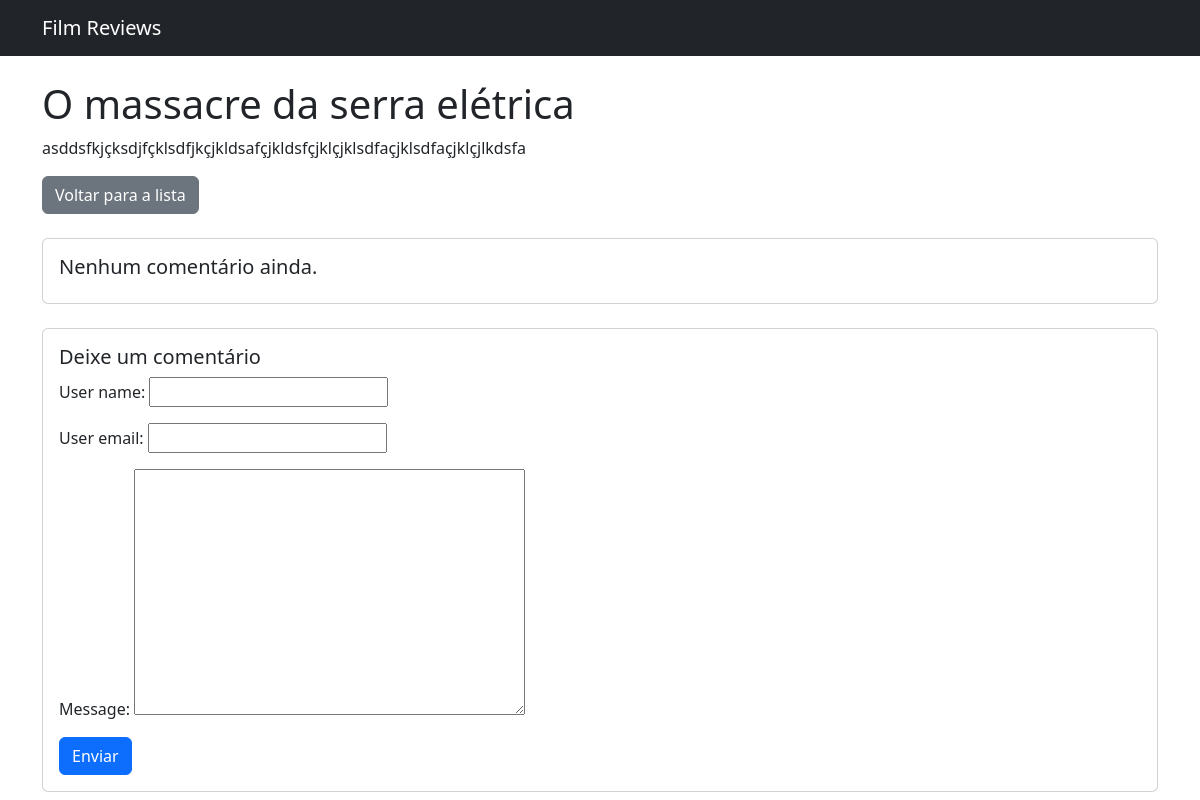
/reviews/2026/3/8/o-massacre-da-serra-eletrica/, run on the app's committed database.
### reviews/models.py (models this page shows, shortened)
class Review(models.Model):
    class Status(models.IntegerChoices):
        DRAFT = 5, 'Draft'
        PUBLISHED = 10, 'Published'
    class Rating(models.IntegerChoices):
        BAD = 0, 'Bad'
        POOR = 1, 'Poor'
        FAIR = 2, 'Fair'
        GOOD = 3, 'Good'
        EXCELLENT = 4, 'Excellent'
        EXCEPTIONAL = 5, 'Exceptional'
    title = models.CharField(max_length=200)
    slugfied_title = models.SlugField(blank=True, default='', max_length=200, unique_for_date='published_at')
    body = models.TextField()
    status = models.IntegerField(choices=Status.choices, default=Status.DRAFT)
    author = models.ForeignKey(User, on_delete=models.CASCADE)
    rating = models.IntegerField(choices=Rating.choices, default=Rating.GOOD)
    published_at = models.DateTimeField(default=timezone.now)
    created_at = models.DateTimeField(auto_now_add=True)
    updated_at = models.DateTimeField(auto_now=True)
    published = PublishedManager()
    objects = models.Manager()
    comments: models.Manager['Comment']

### reviews/views.py (the view)
# urls.py: path('<int:year>/<int:month>/<int:day>/<slug:slugfied_title>/', views.review_detail, name='review_detail'),
def review_detail(request, year, month, day, slugfied_title):
    form = commentForm()
    review = get_object_or_404 (
        Review.published,
        published_at__year=year,
        published_at__month=month,
        published_at__day=day,
        slugfied_title=slugfied_title
    )
    comments = review.comments.filter(active=True)
    return render(request, 'reviews/detail.html', {'review': review, 'form': form, 'comments': comments})

### reviews/forms.py
class commentForm(forms.ModelForm):
    class Meta:
        model = Comment
        fields = ['user_name', 'user_email', 'message']

### reviews/models.py (called while the page is built)
    def get_queryset(self):
        return super().get_queryset().filter(status=Review.Status.PUBLISHED)

### reviews/templates/reviews/detail.html (shortened to what this page needs)
{% extends 'reviews/base.html' %}
{% block content %}
    <div class="container mt-4">
        <h1>{{ review.title }}</h1>
        <p>{{ review.body }}</p>
        <a href="{% url 'reviews:list_reviews' %}" class="btn btn-secondary">Voltar para a lista</a>
        {% for comment in comments %}
            <div class="card mt-4">
                <div class="card-body">
                    <p class="card-text">Comentário #{{ forloop.counter }}</p>
                    <h5 class="card-title">{{ comment.user_name }}</h5>
                    <p class="card-text">{{ comment.message }}</p>
                </div>
            </div>
        {% empty %}
            <div class="card mt-4">
                <div class="card-body">
                    <h5 class="card-title">Nenhum comentário ainda.</h5>
                </div>
            </div>
        {% endfor %}
        <div class="card mt-4">
            <div class="card-body">
                <h5 class="card-title">Deixe um comentário</h5>
                <form action="{% url 'reviews:add_comment' review.id %}" method="post">
                    {{ form.as_p }}
                    <button type="submit" class="btn btn-primary">Enviar</button>
                </form>
            </div>
        </div>
    </div>
{% endblock %}

### data on the page
Review: title "O massacre da serra elétrica", body "asddsfkjçksdjfçklsdfjkçjkldsafçjkldsfçjklçjklsdfaçjklsdfaçjklçjlkdsfa"
